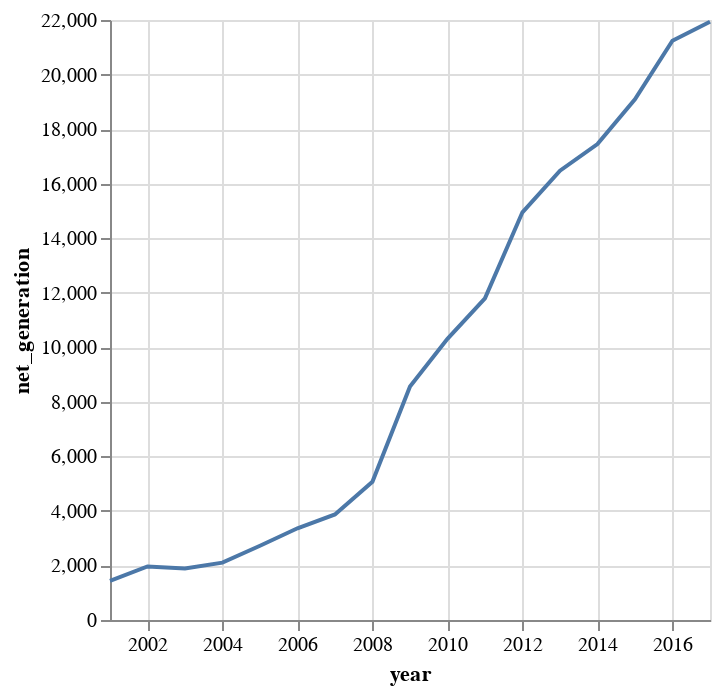

The notebook cell saved with this chart:
### Markdown cell above
Below is a simple line chart showing the steady increase of renewable energy production from 2001 and 2017. To focus just on the renewables, we first need to apply a query (we will get to queries in the next tutorial):

### Code cell
renewables = df2[df2["source"] == "Renewables"]

alt.Chart(renewables).mark_line().encode(
    x="year",
    y="net_generation",
)

### Figure 1 — Vega-Lite specification as saved in the notebook (floating-point values rounded to 4 significant figures)
{"config": {"view": {"continuousWidth": 300, "continuousHeight": 300}}, "data": {"name": "data-904e0f97cce05fbc68d4e26e46422402"}, "mark": {"type": "line"}, "encoding": {"x": {"field": "year", "type": "temporal"}, "y": {"field": "net_generation", "type": "quantitative"}}, "$schema": "https://vega.github.io/schema/vega-lite/v5.8.0.json", "datasets": {"data-904e0f97cce05fbc68d4e26e46422402": [{"year": "2001-01-01T00:00:00", "source": "Renewables", "net_generation": 1437}, {"year": "2002-01-01T00:00:00", "source": "Renewables", "net_generation": 1963}, {"year": "2003-01-01T00:00:00", "source": "Renewables", "net_generation": 1885}, {"year": "2004-01-01T00:00:00", "source": "Renewables", "net_generation": 2102}, {"year": "2005-01-01T00:00:00", "source": "Renewables", "net_generation": 2724}, {"year": "2006-01-01T00:00:00", "source": "Renewables", "net_generation": 3364}, {"year": "2007-01-01T00:00:00", "source": "Renewables", "net_generation": 3870}, {"year": "2008-01-01T00:00:00", "source": "Renewables", "net_generation": 5070}, {"year": "2009-01-01T00:00:00", "source": "Renewables", "net_generation": 8560}, {"year": "2010-01-01T00:00:00", "source": "Renewables", "net_generation": 10308}, {"year": "2011-01-01T00:00:00", "source": "Renewables", "net_generation": 11795}, {"year": "2012-01-01T00:00:00", "source": "Renewables", "net_generation": 14949}, {"year": "2013-01-01T00:00:00", "source": "Renewables", "net_generation": 16476}, {"year": "2014-01-01T00:00:00", "source": "Renewables", "net_generation": 17452}, {"year": "2015-01-01T00:00:00", "source": "Renewables", "net_generation": 19091}, {"year": "2016-01-01T00:00:00", "source": "Renewables", "net_generation": 21241}, {"year": "2017-01-01T00:00:00", "source": "Renewables", "net_generation": 21933}]}}
